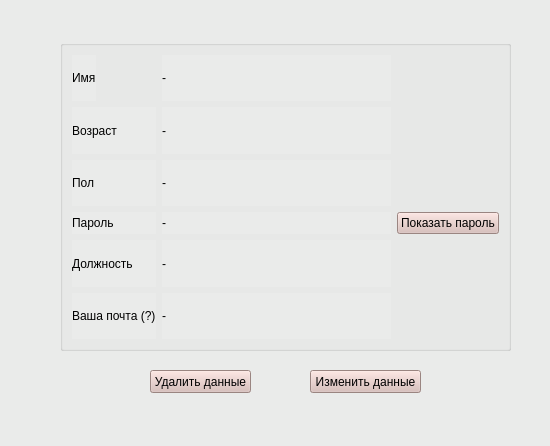
<?xml version="1.0" encoding="UTF-8"?>
<ui version="4.0">
 <class>MainWindow</class>
 <widget class="QMainWindow" name="MainWindow">
  <property name="geometry">
   <rect>
    <x>0</x>
    <y>0</y>
    <width>550</width>
    <height>446</height>
   </rect>
  </property>
  <property name="minimumSize">
   <size>
    <width>550</width>
    <height>446</height>
   </size>
  </property>
  <property name="maximumSize">
   <size>
    <width>550</width>
    <height>446</height>
   </size>
  </property>
  <property name="windowTitle">
   <string>Общая информация о профиле</string>
  </property>
  <property name="styleSheet">
   <string notr="true">QWidget{
	background-color: rgb(234,235,234);
}
QPushButton{
	background-color: rgb(216,186,181);
}</string>
  </property>
  <widget class="QWidget" name="centralwidget">
   <widget class="QGroupBox" name="groupBox_2">
    <property name="geometry">
     <rect>
      <x>60</x>
      <y>40</y>
      <width>451</width>
      <height>311</height>
     </rect>
    </property>
    <property name="title">
     <string/>
    </property>
    <layout class="QGridLayout" name="gridLayout_2">
     <item row="2" column="0">
      <widget class="QLabel" name="label_5">
       <property name="text">
        <string>Возраст</string>
       </property>
      </widget>
     </item>
     <item row="0" column="0">
      <widget class="QLabel" name="label_6">
       <property name="sizePolicy">
        <sizepolicy hsizetype="Fixed" vsizetype="Preferred">
         <horstretch>0</horstretch>
         <verstretch>0</verstretch>
        </sizepolicy>
       </property>
       <property name="text">
        <string>Имя</string>
       </property>
      </widget>
     </item>
     <item row="8" column="2">
      <widget class="QLabel" name="label_15">
       <property name="text">
        <string>-</string>
       </property>
      </widget>
     </item>
     <item row="2" column="2">
      <widget class="QLabel" name="label_10">
       <property name="text">
        <string>-</string>
       </property>
      </widget>
     </item>
     <item row="6" column="0">
      <widget class="QLabel" name="label_12">
       <property name="text">
        <string>Должность</string>
       </property>
      </widget>
     </item>
     <item row="4" column="0">
      <widget class="QLabel" name="label_7">
       <property name="text">
        <string>Пароль</string>
       </property>
      </widget>
     </item>
     <item row="4" column="2">
      <widget class="QLabel" name="label_13">
       <property name="text">
        <string>-</string>
       </property>
      </widget>
     </item>
     <item row="8" column="0">
      <widget class="QLabel" name="label_11">
       <property name="text">
        <string>Ваша почта (?)</string>
       </property>
      </widget>
     </item>
     <item row="0" column="2">
      <widget class="QLabel" name="label_4">
       <property name="text">
        <string>-</string>
       </property>
      </widget>
     </item>
     <item row="6" column="2">
      <widget class="QLabel" name="label_14">
       <property name="text">
        <string>-</string>
       </property>
      </widget>
     </item>
     <item row="4" column="3">
      <widget class="QPushButton" name="pushButton_3">
       <property name="sizePolicy">
        <sizepolicy hsizetype="Fixed" vsizetype="Fixed">
         <horstretch>0</horstretch>
         <verstretch>0</verstretch>
        </sizepolicy>
       </property>
       <property name="text">
        <string>Показать пароль</string>
       </property>
      </widget>
     </item>
     <item row="3" column="0">
      <widget class="QLabel" name="label">
       <property name="text">
        <string>Пол</string>
       </property>
      </widget>
     </item>
     <item row="3" column="2">
      <widget class="QLabel" name="label_2">
       <property name="text">
        <string>-</string>
       </property>
      </widget>
     </item>
    </layout>
   </widget>
   <widget class="QPushButton" name="pushButton">
    <property name="geometry">
     <rect>
      <x>150</x>
      <y>370</y>
      <width>101</width>
      <height>23</height>
     </rect>
    </property>
    <property name="text">
     <string>Удалить данные</string>
    </property>
   </widget>
   <widget class="QPushButton" name="pushButton_2">
    <property name="geometry">
     <rect>
      <x>310</x>
      <y>370</y>
      <width>111</width>
      <height>23</height>
     </rect>
    </property>
    <property name="text">
     <string>Изменить данные</string>
    </property>
   </widget>
  </widget>
  <widget class="QStatusBar" name="statusbar"/>
 </widget>
 <resources/>
 <connections/>
</ui>
